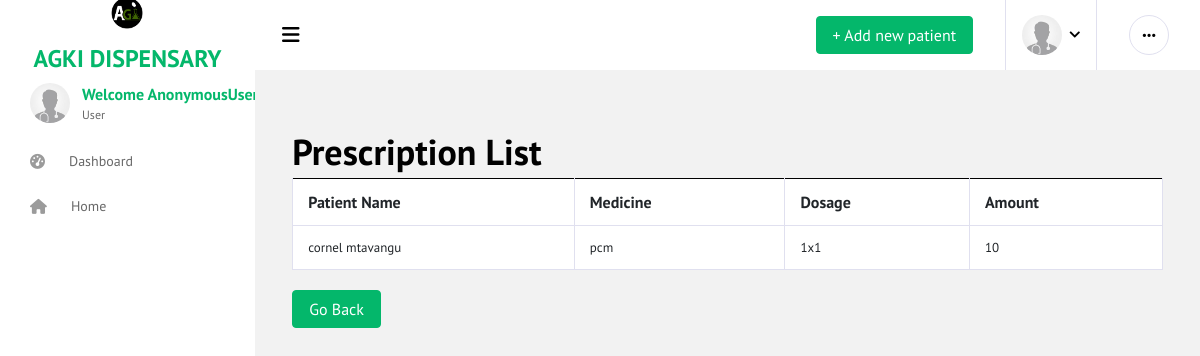
/prescription_list/, run on the app's committed database.
### app/models.py (models this page shows, shortened)
class Patient(models.Model):
    fullname = models.CharField(max_length=30)
    age = models.IntegerField()
    address = models.CharField(max_length=30)
    gender = models.CharField(max_length=10)
    height = models.IntegerField(null=True,blank=True)
    pressure = models.CharField(max_length=10,null=True,blank=True)
    weight = models.IntegerField(null=True,blank=True)
    date = models.DateTimeField(auto_now_add=True)
    dalili = models.TextField(max_length=500,null=True,blank=True)
    possibleDiseases = models.TextField(max_length=500,null=True,blank=True)
    testConducted = models.TextField(max_length=500,null=True,blank=True)
    labResults = models.TextField(max_length=500,null=True,blank=True)
    actualDiseases = models.TextField(max_length=500,null=True,blank=True)
    otherRecomendation = models.TextField(max_length=500,null=True,blank=True)

class Medicine(models.Model):
    medicineName = models.CharField(max_length=20)
    amount = models.IntegerField()
    remainAmount = models.IntegerField()
    unitCost = models.FloatField()
    receivedDate = models.DateTimeField(auto_now_add=True)
    expireDate= models.DateField()

class Prescription(models.Model):
    medicine = models.ForeignKey(Medicine, on_delete=models.CASCADE)
    patient = models.ForeignKey(Patient, on_delete=models.CASCADE)
    amount = models.PositiveIntegerField(null=True,blank=True)
    dosage = models.CharField(max_length=100,null=True,blank=True)
    cost = models.FloatField(null=True,blank=True)
    totalCost = models.FloatField(null=True, blank=True)
    medicineStatus = models.BooleanField(default=False)
    prescription_date = models.DateField(auto_now_add=True)
    id = models.AutoField(primary_key=True)

### app/views.py (the view)
# urls.py: path('prescription_list/', views.prescription_list,name='prescription_list'),
def prescription_list(request):
    prescriptions = Prescription.objects.select_related('medicine', 'patient').order_by('patient__fullname')
    grouped_prescriptions = {}
    for prescription in prescriptions:
        patient_name = prescription.patient.fullname
        if patient_name not in grouped_prescriptions:
            grouped_prescriptions[patient_name] = []
        grouped_prescriptions[patient_name].append({
            'medicine': prescription.medicine.medicineName,
            'dosage': prescription.dosage,
            'amount': prescription.amount
        })
    return render(request, 'app/prescription_list.html', {'prescriptions': grouped_prescriptions})

### app/templates/app/prescription_list.html
{% extends 'app/base2.html' %}
{% block content %}
<br>
<br>
<div class="container">
<div class="table-responsive">
  <h2>Prescription List</h2>
  <table class="table table-bordered">
    <thead>
      <tr>
        <th>Patient Name</th>
        <th>Medicine</th>
        <th>Dosage</th>
        <th>Amount</th>
      </tr>
    </thead>
    <tbody>
      {% for patient, prescriptions in prescriptions.items %}
        {% for prescription in prescriptions %}
          <tr>
            {% if forloop.first %}
              <td rowspan="{{ prescriptions|length }}">{{ patient }}</td>
            {% endif %}
            <td>{{ prescription.medicine }}</td>
            <td>{{ prescription.dosage }}</td>
            <td>{{ prescription.amount }}</td>
          </tr>
        {% endfor %}
      {% empty %}
        <tr>
          <td colspan="4">No prescriptions available.</td>
        </tr>
      {% endfor %}
    </tbody>
  </table>
  <br>
  <a href="{% url 'patientList'%}"><button class="btn btn-success">Go Back</button></a>
</div>
</div>
{% endblock %}

### data on the page
Patient: prescriptions "cornel mtavangu"
Medicine: medicine "pcm"
Prescription: dosage "1x1"

### other printed values
{{ prescription.amount }} "10"
